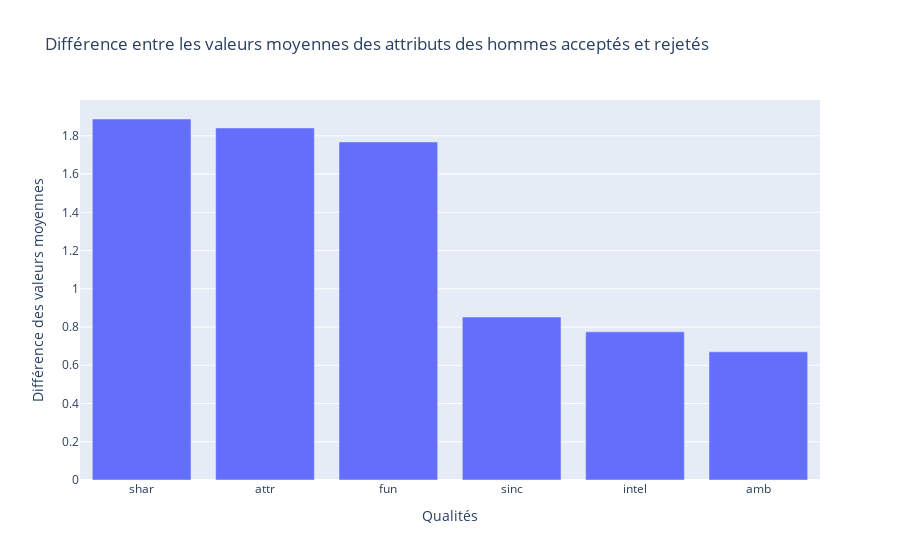

The code cell stored with this chart in its notebook:
### Code cell
#Graphique
fig = px.bar(
    moyennes_dec01,
    x='colonnes',
    y='valeurs',
    title="Différence entre les valeurs moyennes des attributs des hommes acceptés et rejetés",
    labels={'colonnes': 'Qualités', 'valeurs': 'Différence des valeurs moyennes'}    
)
fig.show()

### Figure 1 — Plotly figure (JSON) as saved in the notebook; plotly's stock layout.template omitted (floating-point values rounded to 4 significant figures)
{"data": [{"hovertemplate": "Qualités=%{x}<br>Différence des valeurs moyennes=%{y}<extra></extra>", "legendgroup": "", "marker": {"color": "#636efa", "pattern": {"shape": ""}}, "name": "", "orientation": "v", "showlegend": false, "textposition": "auto", "type": "bar", "x": ["shar", "attr", "fun", "sinc", "intel", "amb"], "xaxis": "x", "y": [1.888, 1.841, 1.768, 0.8524, 0.7748, 0.6702], "yaxis": "y"}], "layout": {"barmode": "relative", "legend": {"tracegroupgap": 0}, "title": {"text": "Différence entre les valeurs moyennes des attributs des hommes acceptés et rejetés"}, "xaxis": {"anchor": "y", "domain": [0, 1], "title": {"text": "Qualités"}}, "yaxis": {"anchor": "x", "domain": [0, 1], "title": {"text": "Différence des valeurs moyennes"}}}}
